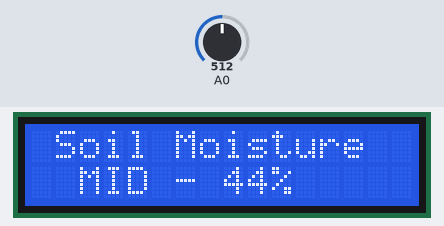
Recording of a sketch running on a simulated Arduino Uno, built with avr-gcc and run on an emulated ATmega328P. On the bench: 16×2 character LCD. The test bench sets the inputs (shaded band); at power-on: A0 = 512.

Above: at 1.2 s.
1.3 s: A0 set to 614
At 1.9 s:
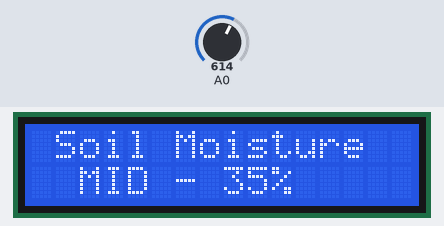
3.0 s: A0 set to 632
At 4.2 s:
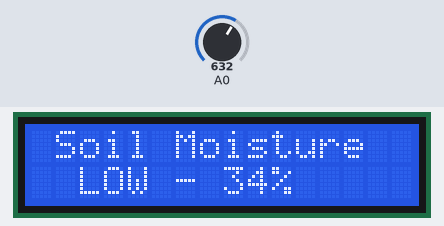
4.5 s: A0 set to 122
At 5.8 s:
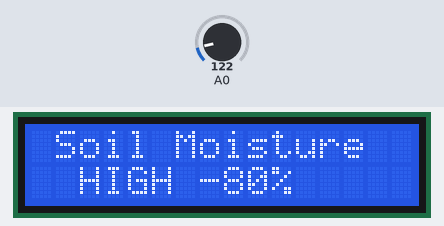
Timing chart, 0 to 7.5 s (numbered marks = the images above; inputs shaded):
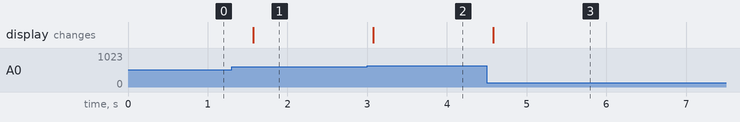

Measured:
- the behaviour switches between 622 and 623 on A0 (found by bisection; images 1 and 2)
- after the input at 1.3 s, the display: changes after 0.27 s (image 1)
- after the input at 3.0 s, the display: changes after 0.08 s (image 2)
- after the input at 4.5 s, the display: changes after 0.08 s (image 3)

The sketch:

soil_Moisture_percantage_.ino
```cpp
#include <LiquidCrystal.h>
const int rs = 7, en = 6, d4 = 5, d5 = 4, d6 = 3, d7 = 2;
LiquidCrystal lcd(rs, en, d4, d5, d6, d7);
int j=0;
int prev=0;
int pres=0;
void setup()
{
  lcd.begin(16, 2);
  lcd.setCursor(0,0);
  lcd.print(" Soil Moisture  ");
  Serial.begin(9600);
}

void loop()
{
  j=analogRead(A0);
  j=map(j,0,1000,90,0);
  pres=j;

    if(j > 65 && j < 99)
    {
      lcd.setCursor(1, 1);
      lcd.print(" HIGH - ");
    }
    else if (j > 35 && j < 60)
    {
      lcd.setCursor(1, 1);
      lcd.print(" MID - ");
    }
    else if (j < 35)
    {
      lcd.setCursor(1, 1);
      lcd.print(" LOW - ");
    }
lcd.setCursor(8,1);
lcd.print(j);
lcd.print("% ");
prev=j;
delay(500);

}
```
